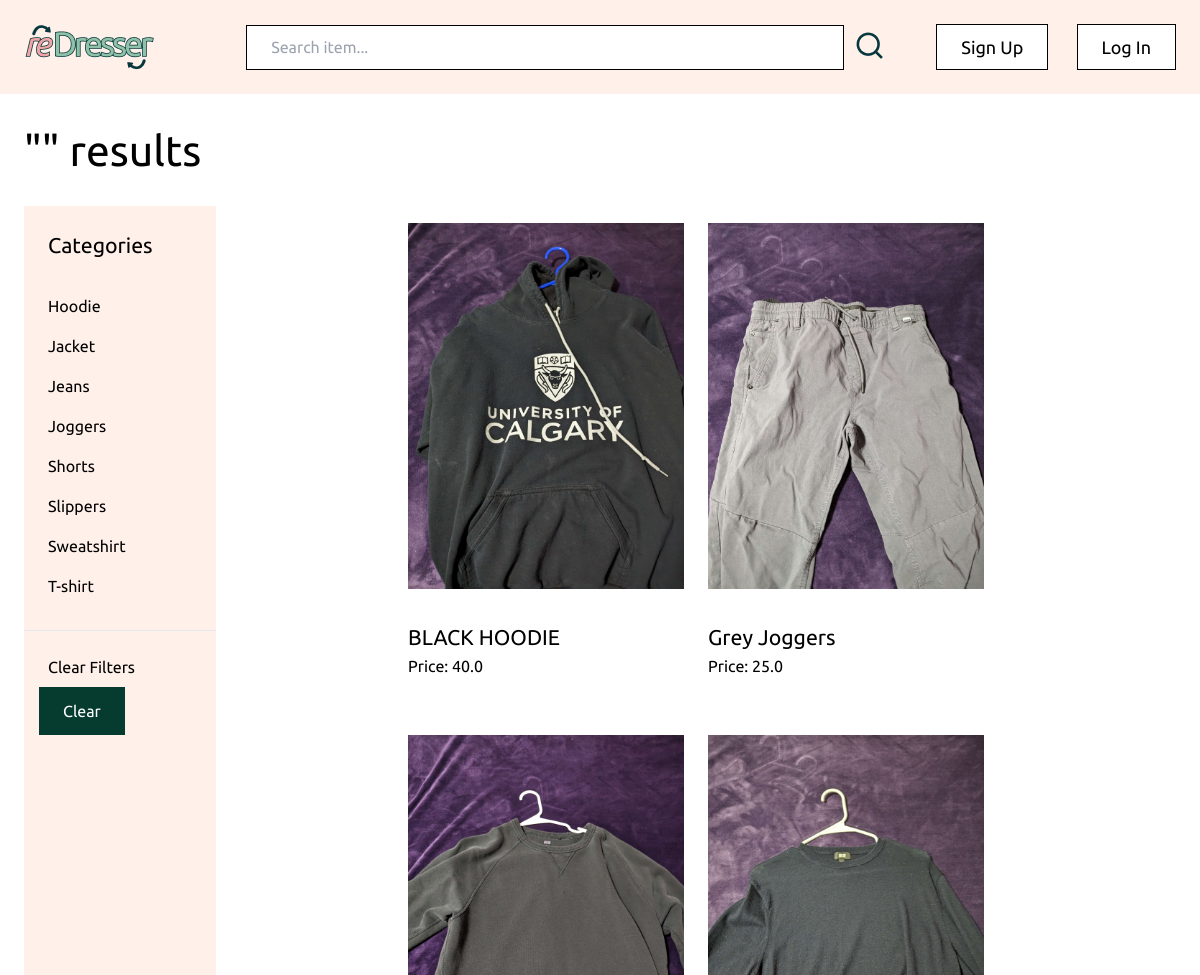
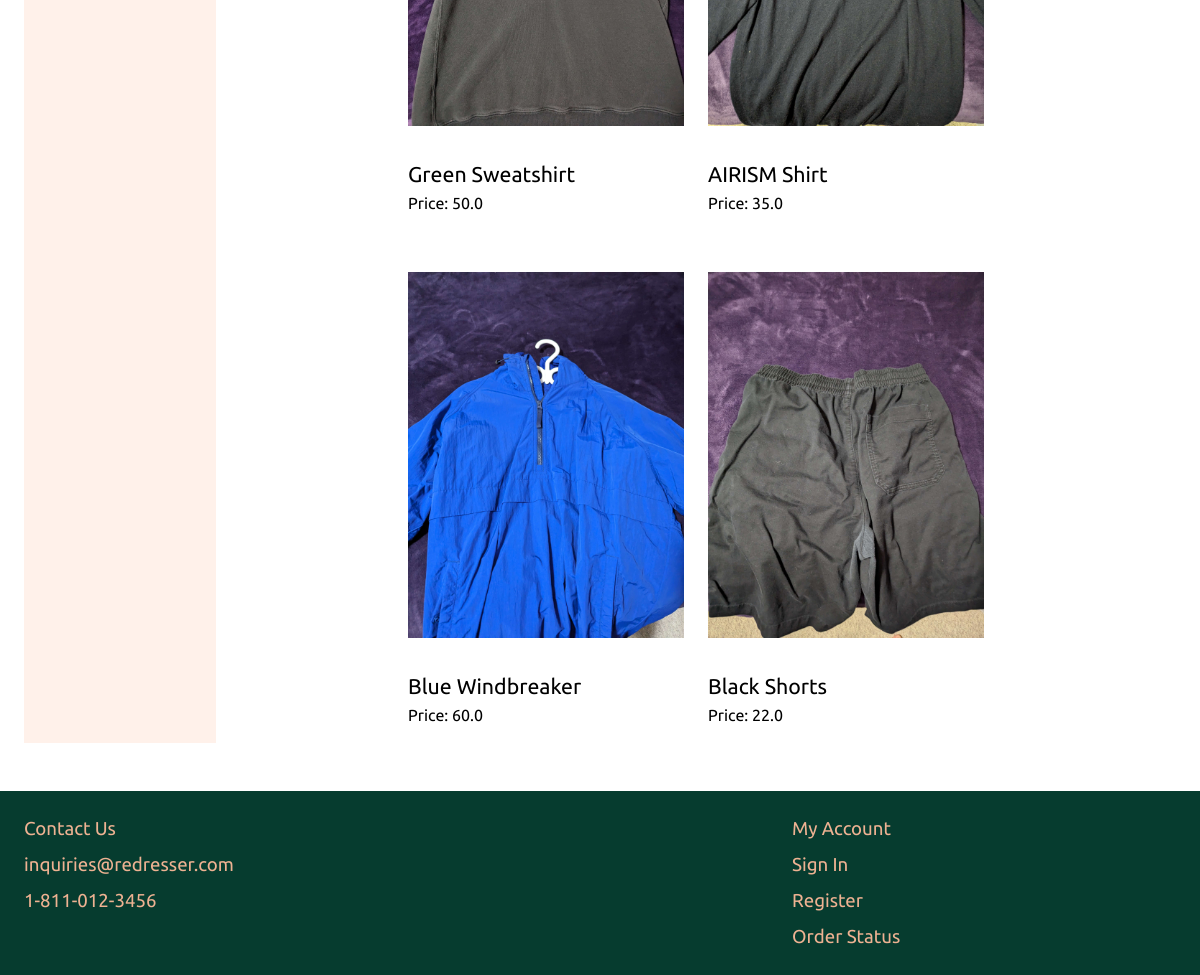
The app's page /items/ with its own data (2 pictures, top to bottom).
### item/models.py (models this page shows, shortened)
class Category(models.Model):
    name = models.CharField(max_length=255)
    class Meta:
        ordering = ('name',) # this statement orders the categories by alphabet
        verbose_name_plural = 'Categories' # spelling Categories correctly in admin left side pane

class Item(models.Model):
    category = models.ForeignKey(Category, related_name='items', on_delete=models.CASCADE) # category of item
    name = models.CharField(max_length=255) # name of item
    description = models.TextField(blank=True, null=True) # item description
    price = models.FloatField() # price of item
    image = models.ImageField(upload_to='item_images', blank=True, null=True) # item image
    is_sold = models.BooleanField(default=False) # has item been sold
    created_by = models.ForeignKey(User, related_name='items', on_delete=models.CASCADE) # who created
    created_at = models.DateTimeField(auto_now_add=True) # when was item created

### item/views.py (the view)
# urls.py: path('', views.items, name='items'),
def items(request):
    query = request.GET.get('query', '')
    category_id = request.GET.get('category', 0)
    categories = Category.objects.all()
    items = Item.objects.filter(is_sold=False)
    if category_id:
        items = items.filter(category_id=category_id)
    if query:
        items = items.filter(Q(name__icontains=query) | Q(description__icontains=query))
    return render(request, 'item/items.html', {
        'items': items,
        'query': query,
        'categories': categories,
        'category_id': int(category_id),
    })

### item/templates/item/items.html (shortened to what this page needs)
{% extends 'core/base.html' %}
{% block content %}
    <h2 style="font-family: 'Ubuntu'; font-size: 32pt;">"{{ query }}" results</h2>
    <div class="py-6 pb-6 grid grid-cols-6">
        <div class="col-span-1" style="background-color: #FFF1EA;">
            <p class="px-6 py-6"style="font-family: 'Ubuntu'; font-size: 16pt;">Categories</p>
            <ul>
                {% for category in categories %}
                    <li class="py-2 px-6 rounded-xl{% if category.id == category_id %} bg-gray-200{% endif %}" style="font-family: 'Ubuntu'; font-size: 12pt;">
                        <a href="{% url 'item:items' %}?query={{ query }}&category={{ category.id }}">{{ category.name }}</a>
                    </li>
                {% endfor %}
            </ul>
            <hr class="my-6">
            <p class="px-6" style="font-family: 'Ubuntu'; font-size: 12pt;">Clear Filters</p>
            <ul>
                <li><a href="{% url 'item:items' %}" class="mt-2 py-3 px-6 inline-block text-white" style="position: relative; left: 15px; background-color: #063C2F; font-family: 'Ubuntu'; font-size: 12pt;">Clear</a></li>
            </ul>
        </div>
        <div class="col-span-3" style="grid-column-start: 3;">
            <div class="grid grid-cols-2 gap-6">
                {% for item in items %}
                    <div>
                        <a href="{% url 'item:detail' item.id %}">
                            <div>
                                <img src="{{ item.image.url }}" style="max-width:100%; height:400px; object-fit: contain;">
                            </div>
                            <div class="py-4">
                                <h2 style="font-family: 'Ubuntu'; font-size: 16pt;">{{ item.name }}</h2>
                                <p style="font-family: 'Ubuntu'; font-size: 12pt;">Price: {{ item.price }}</p>
                            </div>
                        </a>
                    </div>
                {% endfor %}
            </div>
        </div>
    </div>
{% endblock %}

### records on screen
Category: name "Hoodie"
Category: name "Jacket"
Category: name "Jeans"
Category: name "Joggers"
Category: name "Shorts"
Category: name "Slippers"
Category: name "Sweatshirt"
Category: name "T-shirt"
Item: image (picture), name "BLACK HOODIE", price "40.0"
Item: image (picture), name "Grey Joggers", price "25.0"
Item: image (picture), name "Green Sweatshirt", price "50.0"
Item: image (picture), name "AIRISM Shirt", price "35.0"
Item: image (picture), name "Blue Windbreaker", price "60.0"
Item: image (picture), name "Black Shorts", price "22.0"
